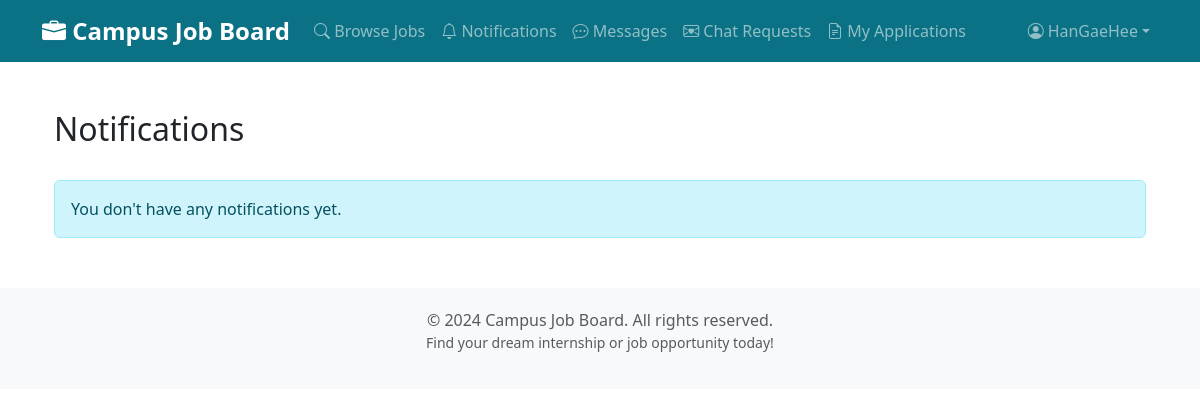
Page /notifications/ (signed in) on the earlier database version.
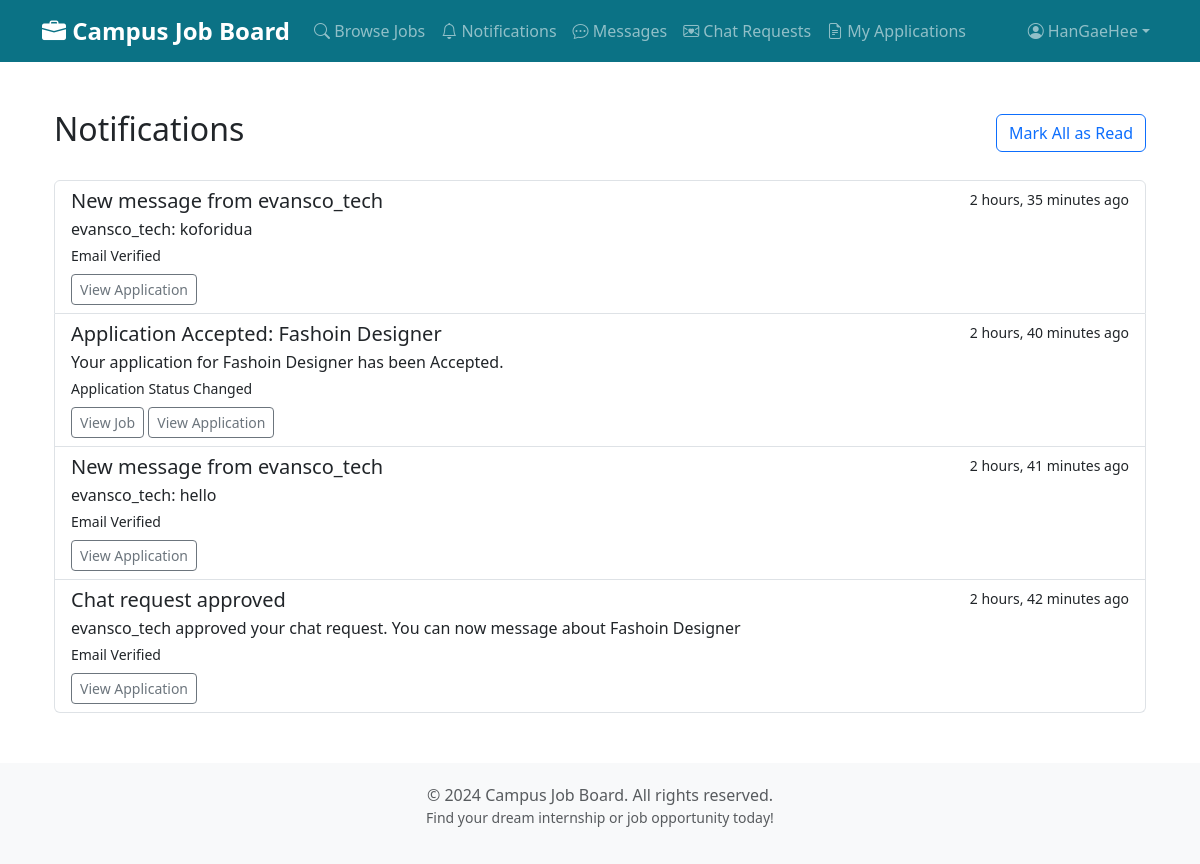
Same page on the later database version.
### users/models.py (models this page shows, shortened)
class CustomUser(AbstractUser):
    is_company = models.BooleanField(
        default=False,
        help_text="Designates whether this user is a company/employer")
    id_document = models.FileField(
        upload_to='user_ids/',
        null=True,
        blank=True,
        help_text='Upload an identification document (image or PDF) for verification')
    institution = models.CharField(
        max_length=255,
        help_text='Enter your school or company name for verification',
        null=True,
        blank=True
    )
    PENDING = 'P'
    VERIFIED = 'V'
    REJECTED = 'R'
    VERIFICATION_STATUS_CHOICES = [
        (PENDING, 'Pending'),
        (VERIFIED, 'Verified'),
        (REJECTED, 'Rejected'),
    ]
    verification_status = models.CharField(
        max_length=1,
        choices=VERIFICATION_STATUS_CHOICES,
        default=PENDING,
        help_text='Status of identity verification')
    email_verified = models.BooleanField(
        default=False,
        help_text='Whether the user has verified their email address')
    email_verification_token = models.CharField(
        max_length=6,
        null=True,
        blank=True,
        help_text='Temporary token for email verification')
    phone_number = models.CharField(
        max_length=20,
        null=True,
        blank=True,
        unique=False,
        help_text='Phone number in international format, e.g. +14155552671')
    phone_verified = models.BooleanField(
        default=False,
        help_text='Whether the user has verified their phone number')

### notifications/models.py (models this page shows, shortened)
class Notification(models.Model):
    APPLICATION_SUBMITTED = 'AS'  # When student submits application
    APPLICATION_STATUS_CHANGED = 'AC'  # When company accepts/rejects
    JOB_POSTED = 'JP'  # When company posts new job
    JOB_APPROVED = 'JA'  # When admin approves job
    JOB_REJECTED = 'JR'  # When admin rejects job
    ID_VERIFIED = 'IV'  # When admin verifies ID
    ID_REJECTED = 'IR'  # When admin rejects ID
    EMAIL_VERIFIED = 'EV'  # When user verifies email
    NOTIFICATION_TYPE_CHOICES = [
        (APPLICATION_SUBMITTED, 'Application Submitted'),
        (APPLICATION_STATUS_CHANGED, 'Application Status Changed'),
        (JOB_POSTED, 'Job Posted'),
        (JOB_APPROVED, 'Job Approved'),
        (JOB_REJECTED, 'Job Rejected'),
        (ID_VERIFIED, 'ID Verified'),
        (ID_REJECTED, 'ID Rejected'),
        (EMAIL_VERIFIED, 'Email Verified'),
    ]
    recipient = models.ForeignKey(
        settings.AUTH_USER_MODEL,
        on_delete=models.CASCADE,
        related_name='notifications',
        help_text='User who receives this notification'
    )
    notification_type = models.CharField(
        max_length=2,
        choices=NOTIFICATION_TYPE_CHOICES,
        help_text='Type of notification'
    )
    title = models.CharField(
        max_length=200,
        help_text='Short title for the notification'
    )
    message = models.TextField(
        help_text='Detailed notification message'
    )
    related_job = models.ForeignKey(
        'jobs.JobPost',
        on_delete=models.SET_NULL,
        null=True,
        blank=True,
        help_text='Related job post if applicable'
    )
    related_application = models.ForeignKey(
        'jobs.Application',
        on_delete=models.SET_NULL,
        null=True,
        blank=True,
        help_text='Related application if applicable'
    )
    is_read = models.BooleanField(
        default=False,
        help_text='Whether the notification has been read'
    )
    created_at = models.DateTimeField(
        default=timezone.now,
        help_text='When this notification was created'
    )
    class Meta:
        ordering = ['-created_at']
        indexes = [
            models.Index(fields=['-created_at']),
            models.Index(fields=['recipient']),
            models.Index(fields=['is_read']),
        ]

### notifications/views.py (the view)
# urls.py: path('', views.notification_list, name='list'),
@login_required
def notification_list(request):
    notifications = Notification.objects.filter(recipient=request.user)
    if request.GET.get('mark_all_read'):
        notifications.update(is_read=True)
        return redirect('notifications:list')
    paginator = Paginator(notifications, 10)  # Show 10 notifications per page
    page = request.GET.get('page')
    notifications = paginator.get_page(page)
    unread_count = Notification.objects.filter(recipient=request.user, is_read=False).count()
    context = {
        'notifications': notifications,
        'unread_count': unread_count,
    }
    return render(request, 'notifications/notification_list.html', context)

### jobs/context_processors.py (called while the page is built)
def notification_counts(request):
    company_unread = 0
    applicant_unread = 0
    user = getattr(request, 'user', None)
    if user and user.is_authenticated:
        try:
            if getattr(user, 'is_company', False):
                company_unread = Application.objects.filter(
                    job__company=user, company_unread=True).count()
            else:
                applicant_unread = Application.objects.filter(
                    applicant=user, applicant_unread=True).count()
        except Exception:
            company_unread = 0
            applicant_unread = 0
    return {
        'company_unread_count': company_unread,
        'applicant_unread_count': applicant_unread,
    }

### notifications/context_processors.py (called while the page is built)
def notification_context(request):
    if request.user.is_authenticated:
        unread_count = Notification.objects.filter(
            recipient=request.user,
            is_read=False
        ).count()
        return {'notification_count': unread_count}
    return {'notification_count': 0}

### notifications/templates/notifications/notification_list.html (shortened to what this page needs)
{% extends 'base.html' %}
{% block content %}
<div class="container mt-4">
    <div class="d-flex justify-content-between align-items-center mb-4">
        <h2>Notifications {% if unread_count %}<span class="badge bg-primary">{{ unread_count }}</span>{% endif %}</h2>
        {% if notifications %}
            <a href="?mark_all_read=1" class="btn btn-outline-primary">Mark All as Read</a>
        {% endif %}
    </div>
    {% if notifications %}
        <div class="list-group">
            {% for notification in notifications %}
                <div class="list-group-item {% if not notification.is_read %}list-group-item-primary{% endif %}">
                    <div class="d-flex w-100 justify-content-between">
                        <h5 class="mb-1">{{ notification.title }}</h5>
                        <small>{{ notification.created_at|timesince }} ago</small>
                    </div>
                    <p class="mb-1">{{ notification.message }}</p>
                    <div class="d-flex justify-content-between align-items-center">
                        <small>{{ notification.get_notification_type_display }}</small>
                    </div>
                    {% if notification.related_job %}
                        <a href="{% url 'jobs:job_detail' notification.related_job.id %}" class="btn btn-sm btn-outline-secondary mt-2">
                            View Job
                        </a>
                    {% endif %}
                    {% if notification.related_application %}
                        {% if user.is_company %}
                            <a href="{% url 'jobs:company_dashboard' %}#application-{{ notification.related_application.id }}" class="btn btn-sm btn-outline-secondary mt-2">
                                View Application
                            </a>
                        {% else %}
                            <a href="{% url 'jobs:my_applications' %}#application-{{ notification.related_application.id }}" class="btn btn-sm btn-outline-secondary mt-2">
                                View Application
                            </a>
                        {% endif %}
                    {% endif %}
                </div>
            {% endfor %}
        </div>
    {% else %}
        <div class="alert alert-info">
            You don't have any notifications yet.
        </div>
    {% endif %}
</div>
{% endblock %}

### templates/base.html (shortened to what this page needs)
<!DOCTYPE html>
<html lang="en">
<head>
    <link href="https://cdn.jsdelivr.net/npm/bootstrap@5.3.0/dist/css/bootstrap.min.css" rel="stylesheet">
    <link rel="stylesheet" href="https://cdn.jsdelivr.net/npm/bootstrap-icons@1.10.0/font/bootstrap-icons.css">
</head>
<body>
    <nav class="navbar navbar-expand-lg navbar-dark bg-primary">
        <div class="container">
            <a class="navbar-brand" href="{% url 'jobs:landing' %}">
                <i class="bi bi-briefcase-fill"></i> Campus Job Board
            </a>
            <div class="collapse navbar-collapse" id="navbarNav">
                <ul class="navbar-nav me-auto">
                    <li class="nav-item">
                        <a class="nav-link" href="{% url 'jobs:job_list' %}">
                            <i class="bi bi-search"></i>
                            <span class="d-none d-lg-inline"> Browse Jobs</span>
                        </a>
                    </li>
                    {% if user.is_authenticated and user.is_superuser %}
                    <li class="nav-item">
                        <a class="nav-link position-relative" href="{% url 'notifications:list' %}">
                            <i class="bi bi-bell"></i>
                            <span class="d-none d-lg-inline"> Notifications</span>
                            {% if notification_count %}
                                <span class="position-absolute top-0 start-100 translate-middle badge rounded-pill bg-danger">
                                    {{ notification_count }}
                                </span>
                            {% endif %}
                        </a>
                    </li>
                    <li class="nav-item">
                        <a class="nav-link" href="{% url 'jobs:admin_dashboard' %}">
                            <i class="bi bi-speedometer2"></i>
                            <span class="d-none d-lg-inline"> Admin Dashboard</span>
                        </a>
                    </li>
                    <li class="nav-item">
                        <a class="nav-link" href="{% url 'messaging:admin_monitor' %}">
                            <i class="bi bi-shield-check"></i>
                            <span class="d-none d-lg-inline"> Monitor Chats</span>
                        </a>
                    </li>
                    {% elif user.is_authenticated and user.verification_status == 'V' %}
                    <li class="nav-item">
                        <a class="nav-link position-relative" href="{% url 'notifications:list' %}">
                            <i class="bi bi-bell"></i>
                            <span class="d-none d-lg-inline"> Notifications</span>
                        </a>
                    </li>
                    <li class="nav-item">
                        <a class="nav-link" href="{% url 'messaging:conversations' %}">
                            <i class="bi bi-chat-dots"></i>
                            <span class="d-none d-lg-inline"> Messages</span>
                        </a>
                    </li>
                    <li class="nav-item">
                        <a class="nav-link" href="{% url 'messaging:chat_requests' %}">
                            <i class="bi bi-envelope-heart"></i>
                            <span class="d-none d-lg-inline"> Chat Requests</span>
                        </a>
                    </li>
                    {% if user.is_company %}
                    <li class="nav-item">
                        <a class="nav-link" href="{% url 'jobs:company_dashboard' %}">
                            <i class="bi bi-grid"></i>
                            <span class="d-none d-lg-inline"> Dashboard</span>
                        </a>
                    </li>
                    <li class="nav-item">
                        <a class="nav-link" href="{% url 'jobs:create_job' %}">
                            <i class="bi bi-plus-circle"></i>
                            <span class="d-none d-lg-inline"> Post Job</span>
                        </a>
                    </li>
                    <li class="nav-item">
                        <a class="nav-link" href="{% url 'jobs:my_jobs' %}">
                            <i class="bi bi-briefcase"></i>
                            <span class="d-none d-lg-inline"> My Jobs</span>
                        </a>
                    </li>
                    {% else %}
                    <li class="nav-item">
                        <a class="nav-link" href="{% url 'jobs:my_applications' %}">
                            <i class="bi bi-file-earmark-text"></i>
                            <span class="d-none d-lg-inline"> My Applications</span>
                        </a>
                    </li>
                    {% endif %}
                    {% endif %}
                </ul>
                <ul class="navbar-nav">
                    {% if user.is_authenticated %}
                    <li class="nav-item dropdown">
                        <a class="nav-link dropdown-toggle d-flex align-items-center" href="#" role="button" data-bs-toggle="dropdown">
                            <i class="bi bi-person-circle me-1"></i>
                            <span class="d-none d-lg-inline">{{ user.username }}</span>
                        </a>
                    </li>
                    {% endif %}
                </ul>
            </div>
        </div>
    </nav>
    <main class="container my-5">
        {% block content %}
        {% endblock %}
    </main>
    <footer class="text-center text-muted">
        <div class="container">
            <p class="mb-0">&copy; 2024 Campus Job Board. All rights reserved.</p>
            <p class="small">Find your dream internship or job opportunity today!</p>
        </div>
    </footer>
</body>
</html>

### templates/base.html (style rules this page uses)
:root { --bs-primary: #0b7285; --bs-primary-rgb: 11,114,133; }
.navbar-brand { font-weight: bold; font-size: 1.5rem; }
footer { margin-top: 50px; padding: 20px 0; background-color: #f8f9fa; }

Differences in the rows shown:
added Notification: title "New message from evansco_tech", created_at "2 hours, 35 minutes", message "evansco_tech: koforidua", notification_type "Email Verified"
added Notification: title "Application Accepted: Fashoin Designer", created_at "2 hours, 40 minutes", message "Your application for Fashoin Designer has been Accepted.", notification_type "Application Status Changed", shows "View Job"
added Notification: title "New message from evansco_tech", created_at "2 hours, 41 minutes", message "evansco_tech: hello", notification_type "Email Verified"
added Notification: title "Chat request approved", created_at "2 hours, 42 minutes", message "evansco_tech approved your chat request. You can now message about Fashoin Designer", notification_type "Email Verified"
Other differences:
text no longer shown: "You don't have any notifications yet."
text now shown: "Mark All as Read"
